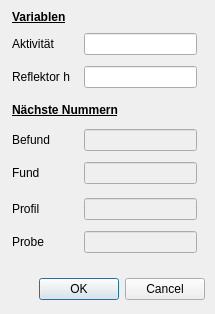
<?xml version="1.0" encoding="UTF-8"?>
<ui version="4.0">
 <class>Dialog</class>
 <widget class="QDialog" name="Dialog">
  <property name="geometry">
   <rect>
    <x>0</x>
    <y>0</y>
    <width>215</width>
    <height>314</height>
   </rect>
  </property>
  <property name="windowTitle">
   <string>Standartwerte</string>
  </property>
  <widget class="QDialogButtonBox" name="buttonBox">
   <property name="geometry">
    <rect>
     <x>3</x>
     <y>273</y>
     <width>202</width>
     <height>32</height>
    </rect>
   </property>
   <property name="orientation">
    <enum>Qt::Horizontal</enum>
   </property>
   <property name="standardButtons">
    <set>QDialogButtonBox::Cancel|QDialogButtonBox::Ok</set>
   </property>
  </widget>
  <widget class="QLineEdit" name="lineEdit">
   <property name="geometry">
    <rect>
     <x>84</x>
     <y>33</y>
     <width>113</width>
     <height>22</height>
    </rect>
   </property>
   <property name="alignment">
    <set>Qt::AlignCenter</set>
   </property>
  </widget>
  <widget class="QLabel" name="label">
   <property name="geometry">
    <rect>
     <x>12</x>
     <y>9</y>
     <width>82</width>
     <height>16</height>
    </rect>
   </property>
   <property name="font">
    <font>
     <pointsize>9</pointsize>
     <weight>75</weight>
     <bold>true</bold>
     <underline>true</underline>
    </font>
   </property>
   <property name="text">
    <string>Variablen</string>
   </property>
  </widget>
  <widget class="QLabel" name="label_2">
   <property name="geometry">
    <rect>
     <x>12</x>
     <y>36</y>
     <width>67</width>
     <height>16</height>
    </rect>
   </property>
   <property name="text">
    <string>Aktivität</string>
   </property>
  </widget>
  <widget class="QLabel" name="label_3">
   <property name="geometry">
    <rect>
     <x>12</x>
     <y>69</y>
     <width>67</width>
     <height>16</height>
    </rect>
   </property>
   <property name="text">
    <string>Reflektor h</string>
   </property>
  </widget>
  <widget class="QLineEdit" name="lineEdit_2">
   <property name="geometry">
    <rect>
     <x>84</x>
     <y>66</y>
     <width>113</width>
     <height>22</height>
    </rect>
   </property>
   <property name="alignment">
    <set>Qt::AlignCenter</set>
   </property>
  </widget>
  <widget class="QLineEdit" name="lineEdit_3">
   <property name="enabled">
    <bool>false</bool>
   </property>
   <property name="geometry">
    <rect>
     <x>84</x>
     <y>129</y>
     <width>113</width>
     <height>22</height>
    </rect>
   </property>
   <property name="alignment">
    <set>Qt::AlignCenter</set>
   </property>
  </widget>
  <widget class="QLabel" name="label_4">
   <property name="geometry">
    <rect>
     <x>12</x>
     <y>132</y>
     <width>67</width>
     <height>16</height>
    </rect>
   </property>
   <property name="text">
    <string>Befund</string>
   </property>
  </widget>
  <widget class="QLabel" name="label_5">
   <property name="geometry">
    <rect>
     <x>12</x>
     <y>102</y>
     <width>151</width>
     <height>16</height>
    </rect>
   </property>
   <property name="font">
    <font>
     <pointsize>9</pointsize>
     <weight>75</weight>
     <bold>true</bold>
     <underline>true</underline>
    </font>
   </property>
   <property name="text">
    <string>Nächste Nummern</string>
   </property>
  </widget>
  <widget class="QLineEdit" name="lineEdit_4">
   <property name="enabled">
    <bool>false</bool>
   </property>
   <property name="geometry">
    <rect>
     <x>84</x>
     <y>162</y>
     <width>113</width>
     <height>22</height>
    </rect>
   </property>
   <property name="alignment">
    <set>Qt::AlignCenter</set>
   </property>
  </widget>
  <widget class="QLabel" name="label_6">
   <property name="geometry">
    <rect>
     <x>12</x>
     <y>165</y>
     <width>67</width>
     <height>16</height>
    </rect>
   </property>
   <property name="text">
    <string>Fund</string>
   </property>
  </widget>
  <widget class="QLabel" name="label_7">
   <property name="geometry">
    <rect>
     <x>12</x>
     <y>201</y>
     <width>67</width>
     <height>16</height>
    </rect>
   </property>
   <property name="text">
    <string>Profil</string>
   </property>
  </widget>
  <widget class="QLineEdit" name="lineEdit_5">
   <property name="enabled">
    <bool>false</bool>
   </property>
   <property name="geometry">
    <rect>
     <x>84</x>
     <y>198</y>
     <width>113</width>
     <height>22</height>
    </rect>
   </property>
   <property name="alignment">
    <set>Qt::AlignCenter</set>
   </property>
  </widget>
  <widget class="QLabel" name="label_8">
   <property name="geometry">
    <rect>
     <x>12</x>
     <y>234</y>
     <width>67</width>
     <height>16</height>
    </rect>
   </property>
   <property name="text">
    <string>Probe</string>
   </property>
  </widget>
  <widget class="QLineEdit" name="lineEdit_6">
   <property name="enabled">
    <bool>false</bool>
   </property>
   <property name="geometry">
    <rect>
     <x>84</x>
     <y>231</y>
     <width>113</width>
     <height>22</height>
    </rect>
   </property>
   <property name="alignment">
    <set>Qt::AlignCenter</set>
   </property>
  </widget>
 </widget>
 <resources/>
 <connections>
  <connection>
   <sender>buttonBox</sender>
   <signal>accepted()</signal>
   <receiver>Dialog</receiver>
   <slot>accept()</slot>
   <hints>
    <hint type="sourcelabel">
     <x>248</x>
     <y>254</y>
    </hint>
    <hint type="destinationlabel">
     <x>157</x>
     <y>274</y>
    </hint>
   </hints>
  </connection>
  <connection>
   <sender>buttonBox</sender>
   <signal>rejected()</signal>
   <receiver>Dialog</receiver>
   <slot>reject()</slot>
   <hints>
    <hint type="sourcelabel">
     <x>316</x>
     <y>260</y>
    </hint>
    <hint type="destinationlabel">
     <x>286</x>
     <y>274</y>
    </hint>
   </hints>
  </connection>
 </connections>
</ui>
